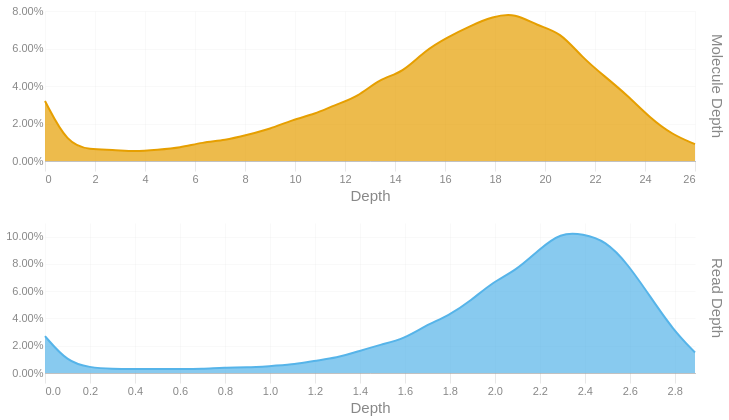

The code cell stored with this chart in its notebook:
### Code cell
readdep = depth_hist(tb['Read Depth'], q99, 3)
readdep = readdep.with_columns(pl.lit('Read Depth').alias('Metric'))
if not SKIPLR:
    moldep = depth_hist(tb['Molecule Depth'], mol_q99, 1)
    moldep = moldep.with_columns(pl.lit('Molecule Depth').alias('Metric'))
    _hist = pl.concat([readdep, moldep])
    _hist = _hist.filter(pl.col('Proportion') != 0)
    with SafeRender(_hist):
        (
            alt.Chart(_hist)        
            .mark_area(interpolate = "basis")
            .encode(
                x=alt.X('Bin:Q').scale(domainMin=0).axis(alt.Axis(title='Depth')),
                y = alt.Y('Proportion:Q', title = None).axis(format = '.2%'),
                color = alt.Color('Metric:N').legend(None),
                row = alt.Row("Metric:N").header(title = None, labelOrient = 'right'),
                tooltip = [
                    alt.Tooltip("Metric:N", title = "Metric"),
                    alt.Tooltip('Interval:N', title = "Depth Interval"),
                    alt.Tooltip('Proportion:Q', title = "% Alignments").format('.2%')
                ]
            )
            .resolve_scale(x='independent', y='independent')
            .properties(
                height = 150, width = 650,
                usermeta={'embedOptions': {'downloadFileName': f'{samplename}.depth.hist'}}
            )
        ).display()
else:
    readdep = readdep.filter(pl.col('Proportion') != 0)
    with SafeRender(readdep):
        (
            alt.Chart(readdep)        
            .mark_area(interpolate = "basis")
            .encode(
                x=alt.X('Bin:Q').scale(domainMin=0).axis(alt.Axis(title='Depth')),
                y = alt.Y('Proportion:Q', title = None).axis(format = '.2%'),
                tooltip = [
                    alt.Tooltip('Interval:N', title = "Depth Interval"),
                    alt.Tooltip('Proportion:Q', title = "% Alignments").format('.2%')
                ]
            )
            .properties(
                usermeta={'embedOptions': {'downloadFileName': f'{samplename}.depth.hist'}}
            )
        ).display()

### Figure 1 — Vega-Lite specification as saved in the notebook (floating-point values rounded to 4 significant figures)
{"width": 650, "height": 150, "config": {"title": {"anchor": "start", "dy": -15, "fontSize": 18, "color": "#888888", "subtitleColor": "#888888", "subtitleFontSize": 14}, "arc": {"fill": "#0072B2"}, "axis": {"domainColor": "#888888", "domainWidth": 0.5, "gridWidth": 0.2, "grid": false, "titleFontWeight": 400, "titleFontSize": 15, "labelFontSize": 11, "labelColor": "#888888", "tickColor": "#888888", "tickWidth": 0.2, "titleColor": "#888888"}, "axisBand": {"grid": false}, "axisX": {"grid": true, "tickSize": 10, "domainCap": "round"}, "axisY": {"domain": false, "grid": true, "tickSize": 0, "domainCap": "round"}, "background": "transparent", "header": {"labelFontSize": 15, "labelColor": "#888888", "titleFontSize": 15, "titleFontWeight": 600, "titleColor": "#888888"}, "legend": {"labelFont": "sans-serif", "labelFontSize": 12, "labelColor": "#888888", "symbolSize": 100, "symbolType": "circle", "titleFontSize": 12, "titlePadding": 10, "titleColor": "#888888", "title": null}, "range": {"category": ["#E69F00", "#56B4E9", "#009E73", "#F0E442", "#0072B2", "#D55E00", "#CC79A7", "#000000"], "diverging": ["#cfe8f3", "#a2d4ec", "#73bfe2", "#46abdb", "#1696d2", "#12719e"]}, "area": {"fill": "#0072B2", "fillOpacity": 0.7, "line": true, "strokeOpacity": 0.7}, "line": {"color": "#0072B2", "stroke": "#0072B2", "strokeWidth": 2}, "trail": {"color": "#0072B2", "stroke": "#0072B2", "strokeWidth": 0, "size": 1}, "point": {"filled": true, "fillOpacity": 1.0, "size": 95}, "text": {"color": "#888888", "fontSize": 11, "align": "right", "fontWeight": 400, "size": 11}, "bar": {"fill": "#0072B2", "stroke": null}, "view": {"stroke": null, "continuousWidth": 660, "continuousHeight": 400}}, "data": {"name": "data-d646a1fab4e2f094e874e6ff72695e5b"}, "mark": {"type": "area", "interpolate": "basis"}, "encoding": {"color": {"field": "Metric", "legend": null, "type": "nominal"}, "row": {"field": "Metric", "header": {"title": null, "labelOrient": "right"}, "type": "nominal"}, "tooltip": [{"field": "Metric", "title": "Metric", "type": "nominal"}, {"field": "Interval", "title": "Depth Interval", "type": "nominal"}, {"field": "Proportion", "format": ".2%", "title": "% Alignments", "type": "quantitative"}], "x": {"axis": {"title": "Depth"}, "field": "Bin", "scale": {"domainMin": 0}, "type": "quantitative"}, "y": {"axis": {"format": ".2%"}, "field": "Proportion", "title": null, "type": "quantitative"}}, "resolve": {"scale": {"x": "independent", "y": "independent"}}, "usermeta": {"embedOptions": {"downloadFileName": "S5_StJohns_3464.depth.hist"}}, "$schema": "https://vega.github.io/schema/vega-lite/v6.1.0.json", "datasets": {"data-d646a1fab4e2f094e874e6ff72695e5b": [{"Bin": 0.0, "Interval": "0.0-0.1", "Proportion": 0.027, "Metric": "Read Depth"}, {"Bin": 0.1, "Interval": "0.1-0.199", "Proportion": 0.008, "Metric": "Read Depth"}, {"Bin": 0.199, "Interval": "0.199-0.299", "Proportion": 0.004, "Metric": "Read Depth"}, {"Bin": 0.299, "Interval": "0.299-0.399", "Proportion": 0.003, "Metric": "Read Depth"}, {"Bin": 0.399, "Interval": "0.399-0.498", "Proportion": 0.003, "Metric": "Read Depth"}, {"Bin": 0.498, "Interval": "0.498-0.598", "Proportion": 0.003, "Metric": "Read Depth"}, {"Bin": 0.598, "Interval": "0.598-0.698", "Proportion": 0.003, "Metric": "Read Depth"}, {"Bin": 0.698, "Interval": "0.698-0.797", "Proportion": 0.003, "Metric": "Read Depth"}, {"Bin": 0.797, "Interval": "0.797-0.897", "Proportion": 0.004, "Metric": "Read Depth"}, {"Bin": 0.897, "Interval": "0.897-0.997", "Proportion": 0.004, "Metric": "Read Depth"}, {"Bin": 0.997, "Interval": "0.997-1.096", "Proportion": 0.005, "Metric": "Read Depth"}, {"Bin": 1.096, "Interval": "1.096-1.196", "Proportion": 0.006, "Metric": "Read Depth"}, {"Bin": 1.196, "Interval": "1.196-1.296", "Proportion": 0.009, "Metric": "Read Depth"}, {"Bin": 1.296, "Interval": "1.296-1.395", "Proportion": 0.011, "Metric": "Read Depth"}, {"Bin": 1.395, "Interval": "1.395-1.495", "Proportion": 0.016, "Metric": "Read Depth"}, {"Bin": 1.495, "Interval": "1.495-1.595", "Proportion": 0.021, "Metric": "Read Depth"}, {"Bin": 1.595, "Interval": "1.595-1.694", "Proportion": 0.025, "Metric": "Read Depth"}, {"Bin": 1.694, "Interval": "1.694-1.794", "Proportion": 0.035, "Metric": "Read Depth"}, {"Bin": 1.794, "Interval": "1.794-1.894", "Proportion": 0.042, "Metric": "Read Depth"}, {"Bin": 1.894, "Interval": "1.894-1.993", "Proportion": 0.053, "Metric": "Read Depth"}, {"Bin": 1.993, "Interval": "1.993-2.093", "Proportion": 0.067, "Metric": "Read Depth"}, {"Bin": 2.093, "Interval": "2.093-2.193", "Proportion": 0.075, "Metric": "Read Depth"}, {"Bin": 2.193, "Interval": "2.193-2.292", "Proportion": 0.09, "Metric": "Read Depth"}, {"Bin": 2.292, "Interval": "2.292-2.392", "Proportion": 0.103, "Metric": "Read Depth"}, {"Bin": 2.392, "Interval": "2.392-2.492", "Proportion": 0.102, "Metric": "Read Depth"}, {"Bin": 2.492, "Interval": "2.492-2.591", "Proportion": 0.097, "Metric": "Read Depth"}, {"Bin": 2.591, "Interval": "2.591-2.691", "Proportion": 0.08, "Metric": "Read Depth"}, {"Bin": 2.691, "Interval": "2.691-2.791", "Proportion": 0.056, "Metric": "Read Depth"}, {"Bin": 2.791, "Interval": "2.791-2.89", "Proportion": 0.032, "Metric": "Read Depth"}, {"Bin": 2.89, "Interval": "2.89-2.99", "Proportion": 0.015, "Metric": "Read Depth"}, {"Bin": 0.0, "Interval": "0.0-0.9", "Proportion": 0.032, "Metric": "Molecule Depth"}, {"Bin": 0.9, "Interval": "0.9-1.8", "Proportion": 0.009, "Metric": "Molecule Depth"}, {"Bin": 1.8, "Interval": "1.8-2.7", "Proportion": 0.006, "Metric": "Molecule Depth"}, {"Bin": 2.7, "Interval": "2.7-3.6", "Proportion": 0.006, "Metric": "Molecule Depth"}, {"Bin": 3.6, "Interval": "3.6-4.5", "Proportion": 0.005, "Metric": "Molecule Depth"}, {"Bin": 4.5, "Interval": "4.5-5.4", "Proportion": 0.006, "Metric": "Molecule Depth"}, {"Bin": 5.4, "Interval": "5.4-6.3", "Proportion": 0.007, "Metric": "Molecule Depth"}, {"Bin": 6.3, "Interval": "6.3-7.2", "Proportion": 0.01, "Metric": "Molecule Depth"}, {"Bin": 7.2, "Interval": "7.2-8.1", "Proportion": 0.011, "Metric": "Molecule Depth"}, {"Bin": 8.1, "Interval": "8.1-9.0", "Proportion": 0.014, "Metric": "Molecule Depth"}, {"Bin": 9.0, "Interval": "9.0-9.9", "Proportion": 0.017, "Metric": "Molecule Depth"}, {"Bin": 9.9, "Interval": "9.9-10.8", "Proportion": 0.022, "Metric": "Molecule Depth"}, {"Bin": 10.8, "Interval": "10.8-11.6", "Proportion": 0.025, "Metric": "Molecule Depth"}, {"Bin": 11.6, "Interval": "11.6-12.5", "Proportion": 0.03, "Metric": "Molecule Depth"}, {"Bin": 12.5, "Interval": "12.5-13.4", "Proportion": 0.034, "Metric": "Molecule Depth"}, {"Bin": 13.4, "Interval": "13.4-14.3", "Proportion": 0.044, "Metric": "Molecule Depth"}, {"Bin": 14.3, "Interval": "14.3-15.2", "Proportion": 0.047, "Metric": "Molecule Depth"}, {"Bin": 15.2, "Interval": "15.2-16.1", "Proportion": 0.059, "Metric": "Molecule Depth"}, {"Bin": 16.1, "Interval": "16.1-17.0", "Proportion": 0.066, "Metric": "Molecule Depth"}, {"Bin": 17.0, "Interval": "17.0-17.9", "Proportion": 0.072, "Metric": "Molecule Depth"}, {"Bin": 17.9, "Interval": "17.9-18.8", "Proportion": 0.077, "Metric": "Molecule Depth"}, {"Bin": 18.8, "Interval": "18.8-19.7", "Proportion": 0.079, "Metric": "Molecule Depth"}, {"Bin": 19.7, "Interval": "19.7-20.6", "Proportion": 0.072, "Metric": "Molecule Depth"}, {"Bin": 20.6, "Interval": "20.6-21.5", "Proportion": 0.069, "Metric": "Molecule Depth"}, {"Bin": 21.5, "Interval": "21.5-22.4", "Proportion": 0.055, "Metric": "Molecule Depth"}, {"Bin": 22.4, "Interval": "22.4-23.3", "Proportion": 0.045, "Metric": "Molecule Depth"}, {"Bin": 23.3, "Interval": "23.3-24.2", "Proportion": 0.035, "Metric": "Molecule Depth"}, {"Bin": 24.2, "Interval": "24.2-25.1", "Proportion": 0.023, "Metric": "Molecule Depth"}, {"Bin": 25.1, "Interval": "25.1-26.0", "Proportion": 0.014, "Metric": "Molecule Depth"}, {"Bin": 26.0, "Interval": "26.0-26.88", "Proportion": 0.009, "Metric": "Molecule Depth"}]}}
